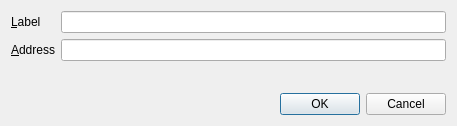
<?xml version="1.0" encoding="UTF-8"?>
<ui version="4.0">
 <class>EditZAddressDialog</class>
 <widget class="QDialog" name="EditZAddressDialog">
  <property name="geometry">
   <rect>
    <x>0</x>
    <y>0</y>
    <width>457</width>
    <height>126</height>
   </rect>
  </property>
  <property name="windowTitle">
   <string>Edit z-address</string>
  </property>
  <layout class="QVBoxLayout" name="verticalLayout">
   <item>
    <layout class="QFormLayout" name="formLayout">
     <property name="fieldGrowthPolicy">
      <enum>QFormLayout::AllNonFixedFieldsGrow</enum>
     </property>
     <item row="0" column="0">
      <widget class="QLabel" name="label">
       <property name="text">
        <string>&amp;Label</string>
       </property>
       <property name="buddy">
        <cstring>labelEdit</cstring>
       </property>
      </widget>
     </item>
     <item row="0" column="1">
      <widget class="QLineEdit" name="labelEdit">
       <property name="toolTip">
        <string>The label associated with this z-address list entry</string>
       </property>
      </widget>
     </item>
     <item row="1" column="0">
      <widget class="QLabel" name="label_2">
       <property name="text">
        <string>&amp;Address</string>
       </property>
       <property name="buddy">
        <cstring>addressEdit</cstring>
       </property>
      </widget>
     </item>
     <item row="1" column="1">
      <widget class="QValidatedLineEdit" name="addressEdit">
       <property name="toolTip">
        <string>The z-address associated with this z-address list entry. This can only be modified for sending addresses.</string>
       </property>
      </widget>
     </item>
    </layout>
   </item>
   <item>
    <widget class="QDialogButtonBox" name="buttonBox">
     <property name="orientation">
      <enum>Qt::Horizontal</enum>
     </property>
     <property name="standardButtons">
      <set>QDialogButtonBox::Cancel|QDialogButtonBox::Ok</set>
     </property>
    </widget>
   </item>
  </layout>
 </widget>
 <customwidgets>
  <customwidget>
   <class>QValidatedLineEdit</class>
   <extends>QLineEdit</extends>
   <header>qvalidatedlineedit.h</header>
  </customwidget>
 </customwidgets>
 <resources/>
 <connections>
  <connection>
   <sender>buttonBox</sender>
   <signal>accepted()</signal>
   <receiver>EditZAddressDialog</receiver>
   <slot>accept()</slot>
   <hints>
    <hint type="sourcelabel">
     <x>20</x>
     <y>20</y>
    </hint>
    <hint type="destinationlabel">
     <x>20</x>
     <y>20</y>
    </hint>
   </hints>
  </connection>
  <connection>
   <sender>buttonBox</sender>
   <signal>rejected()</signal>
   <receiver>EditZAddressDialog</receiver>
   <slot>reject()</slot>
   <hints>
    <hint type="sourcelabel">
     <x>20</x>
     <y>20</y>
    </hint>
    <hint type="destinationlabel">
     <x>20</x>
     <y>20</y>
    </hint>
   </hints>
  </connection>
 </connections>
</ui>
